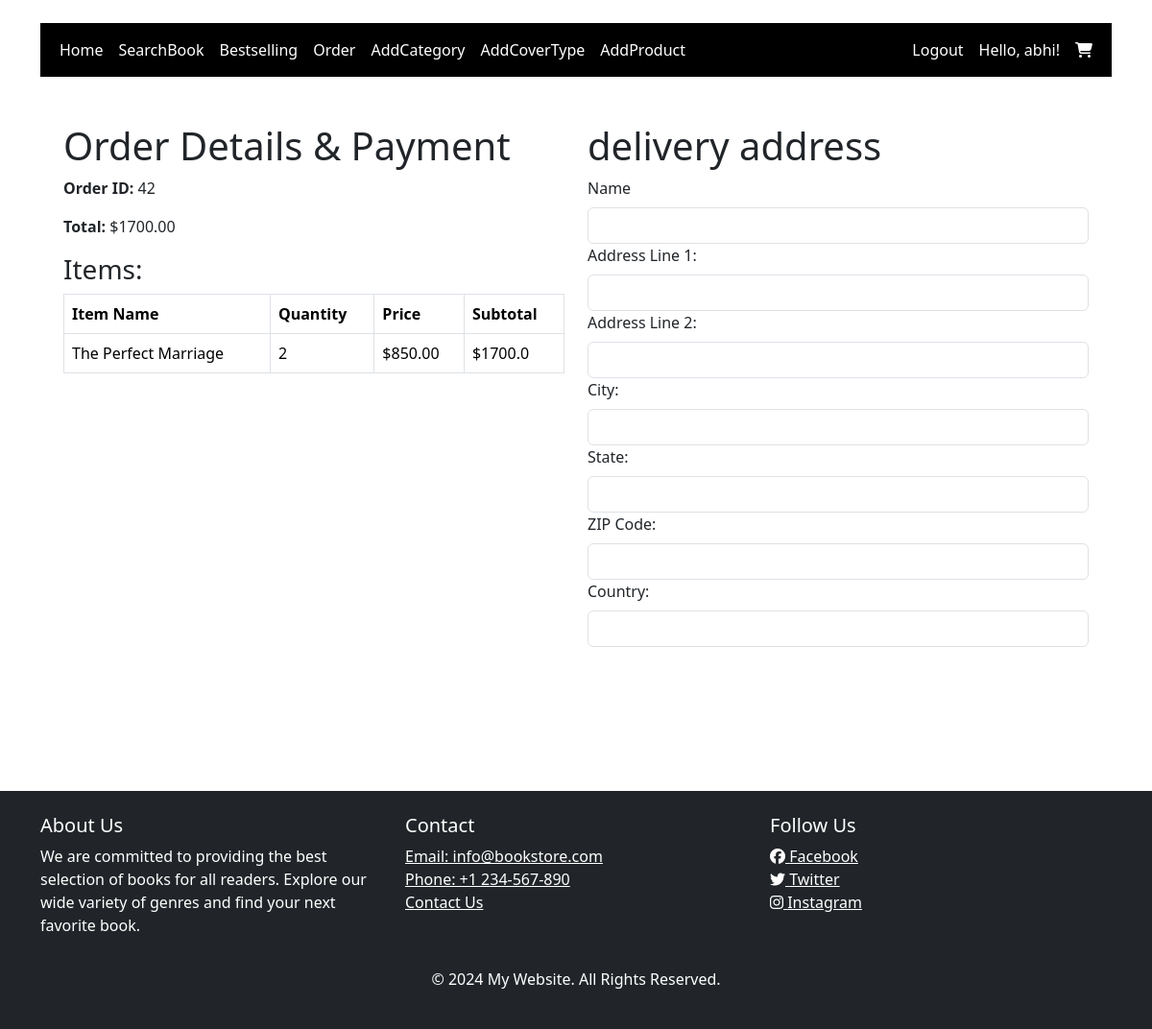
Screenshot of /order/payment/42/ (signed in) with the database file from the repository.
### orders/models.py (models this page shows, shortened)
class Order(models.Model):
    user = models.ForeignKey(User, on_delete=models.CASCADE)
    total = models.DecimalField(max_digits=10, decimal_places=2)
    created_at = models.DateTimeField(auto_now_add=True)
    is_paid = models.BooleanField(default=False)
    STATUS_CHOICES = [
        ('processed', 'Processed'),
        ('shipped', 'Shipped'),
        ('out_for_delivery', 'Out for Delivery'),
        ('delivered', 'Delivered'),
    ]
    status = models.CharField(max_length=20, choices=STATUS_CHOICES, default='processed')
    processed_at = models.DateTimeField(null=True, blank=True)
    shipped_at = models.DateTimeField(null=True, blank=True)
    out_for_delivery_at = models.DateTimeField(null=True, blank=True)
    delivered_at = models.DateTimeField(null=True, blank=True)

class OrderItem(models.Model):
    order = models.ForeignKey(Order, on_delete=models.CASCADE, related_name='items')
    product = models.ForeignKey(Product, on_delete=models.CASCADE)
    quantity = models.PositiveIntegerField()
    price = models.DecimalField(max_digits=10, decimal_places=2)

### store/models.py (models this page shows, shortened)
class Product(models.Model):
    title =models.CharField(max_length=255,unique=True)
    author=models.CharField(max_length=255)
    description=models.TextField()
    isbn=models.CharField(max_length=255)
    price=models.FloatField()
    category=models.ForeignKey(Category, on_delete=models.CASCADE)
    coverType=models.ForeignKey(CoverType, on_delete=models.CASCADE)
    image=models.ImageField(upload_to='product_images/',null=True,blank=True)

### orders/views.py (the view, shortened to what this page needs)
# urls.py: path('payment/<int:order_id>/', payment, name='payment'),
@login_required
def payment(request, order_id):
    order = Order.objects.get(id=order_id, user=request.user)
    context={
        'order':order,
        'stripe_public_key': settings.STRIPE_PUBLIC_KEY,
    }
    return render(request, 'orders/payment.html',context)

### orders/templatetags/custom_filters.py (called while the page is built)
@register.filter
def multiply(value, arg):
    try:
        return float(value) * float(arg)
    except (ValueError, TypeError):
        return 0

### templates/orders/payment.html (shortened to what this page needs)
{% extends 'base/base.html' %}
{% load custom_filters %}
{% block content %}
<div class="container mt-4">
    <div class="row">
        <div class="col-md-6">
            <h1>Order Details & Payment</h1>
            <p><strong>Order ID:</strong> {{ order.id }}</p>
            <p><strong>Total:</strong> ${{ order.total }}</p>
            <h3>Items:</h3>
            <table class="table table-bordered">
                <thead>
                    <tr>
                        <th>Item Name</th>
                        <th>Quantity</th>
                        <th>Price</th>
                        <th>Subtotal</th>
                    </tr>
                </thead>
                <tbody>
                    {% for item in order.items.all %}
                    <tr>
                        <td>{{ item.product.title }}</td>
                        <td>{{ item.quantity }}</td>
                        <td>${{ item.price }}</td>
                        <td>${{ item.quantity|multiply:item.price }}</td>
                    </tr>
                    {% endfor %}
                </tbody>
            </table>
        </div>
        <div class="col-md-6">
            <form method="POST" id="payment-form">
                <h1>delivery address</h1>
                <div class="form-group">
                    <label for="name" class="form-label">Name</label>
                    <input type="text" class="form-control" name="name" id="name" required>
                </div>
                <div class="form-group">
                    <label for="address-line1" class="form-label">Address Line 1:</label>
                    <input type="text" class="form-control" name="address_line1" id="address-line1" required>
                </div>
                <div class="form-group">
                    <label for="address-line2" class="form-label">Address Line 2:</label>
                    <input type="text" class="form-control" name="address_line2" id="address-line2">
                </div>
                <div class="form-group">
                    <label for="city" class="form-label">City:</label>
                    <input type="text" class="form-control" name="city" id="city" required>
                </div>
                <div class="form-group">
                    <label for="state" class="form-label">State:</label>
                    <input type="text" class="form-control" name="state" id="state" required>
                </div>
                <div class="form-group">
                    <label for="zip" class="form-label">ZIP Code:</label>
                    <input type="text" class="form-control" name="zip" id="zip" required>
                </div>
                <div class="form-group">
                    <label for="country" class="form-label">Country:</label>
                    <input type="text" class="form-control" name="country" id="country" required>
                </div>
                <br/>
            </form>
        </div>
    </div>
</div>
{% endblock %}

### templates/base/base.html (shortened to what this page needs)
<!DOCTYPE html>
<html lang="en">
<head>
  {% load django_bootstrap5 %}
  {% bootstrap_css %}
  {% load static %}
  <link rel="stylesheet" href="https://cdnjs.cloudflare.com/ajax/libs/font-awesome/6.5.1/css/all.min.css">
  <link href="https://cdn.jsdelivr.net/npm/bootstrap-icons/font/bootstrap-icons.css" rel="stylesheet">
  <link rel="stylesheet" type="text/css" href="https://cdn.jsdelivr.net/npm/slick-carousel@1.8.1/slick/slick.css" />
  <link rel="stylesheet" type="text/css"
    href="https://cdn.jsdelivr.net/npm/slick-carousel@1.8.1/slick/slick-theme.css" />
</head>
<body>
  <div class="container mt-4">
    <nav class="navbar navbar-expand-lg navbar-light bg-black">
      <div class="container-fluid">
        <div class="collapse navbar-collapse" id="navbarNavDropdown">
          <ul class="navbar-nav">
            <li class="nav-item active">
              <a class="nav-link text-white" href="{% url 'home' %}">Home</a>
            </li>
            <li class="nav-item">
              <a class="nav-link text-white" href="{% url 'search_books' %}">SearchBook</a>
            </li>
            <li class="nav-item">
              <a class="nav-link text-white" href="{% url 'orders:most_sold_book' %}">Bestselling</a>
            </li>
            <li class="nav-item">
              <a class="nav-link text-white" href="{% url 'orders:show_order' %}">Order</a>
            </li>
            <ul class="navbar-nav ms-auto">
              {% if user.is_authenticated and user.is_staff or user.is_superuser %}
              <li class="nav-item">
                <a class="nav-link text-white" href="{% url 'category_page' %}">AddCategory</a>
              </li>
              <li class="nav-item">
                <a class="nav-link text-white" href="{% url 'coverType_page' %}">AddCoverType</a>
              </li>
              <li class="nav-item">
                <a class="nav-link text-white" href="{% url 'product_page' %}">AddProduct</a>
              </li>
              {% endif %}
            </ul>
          </ul>
        </div>
        <ul class="navbar-nav ms-auto">
          {% if user.is_authenticated %}
          <li class="nav-item">
            <a class="nav-link text-white" href="{% url 'logout' %}">Logout</a>
          </li>
          <li class="nav-item">
            <span class="nav-link text-white">Hello, {{ user.username }}!</span>
          </li>
          <li class="nav-item">
            <a class="nav-link text-white" href="{% url 'show_cart' %}">
              <i class="fas fa-shopping-cart"></i>
            </a>
          </li>
          {% endif %}
        </ul>
      </div>
    </nav>
    <div class="container mt-4">
      {% block content %} {% endblock %}
    </div>
  </div>
  <footer class="bg-dark text-white py-4">
    <div class="container">
      <div class="row">
        <div class="col-md-4">
          <h5>About Us</h5>
          <p>We are committed to providing the best selection of books for all readers. Explore our wide variety of
            genres and find your next favorite book.</p>
        </div>
        <div class="col-md-4">
          <h5>Contact</h5>
          <ul class="list-unstyled">
            <li><a href="mailto:info@bookstore.com" class="text-white">Email: info@bookstore.com</a></li>
            <li><a href="tel:+1234567890" class="text-white">Phone: +1 234-567-890</a></li>
            <li><a class="text-white">Contact Us</a></li>
          </ul>
        </div>
        <div class="col-md-4">
          <h5>Follow Us</h5>
          <ul class="list-unstyled">
            <li><a href="https://www.facebook.com" target="_blank" class="text-white"><i class="fab fa-facebook"></i>
                Facebook</a></li>
            <li><a href="https://twitter.com" target="_blank" class="text-white"><i class="fab fa-twitter"></i>
                Twitter</a></li>
            <li><a href="https://www.instagram.com" target="_blank" class="text-white"><i class="fab fa-instagram"></i>
                Instagram</a></li>
          </ul>
        </div>
      </div>
    </div>
    <div class="text-center mt-3">
      <p>&copy; 2024 My Website. All Rights Reserved.</p>
    </div>
  </footer>
</body>
</html>

### templates/base/base.html (style rules this page uses)
html, body { height: 100%; margin: 0; }
.container { min-height: 100%; display: flex; flex-direction: column; }
footer { margin-top: auto; }

### rows the page displays
Order: id "42", total "1700.00"
OrderItem: product "The Perfect Marriage", quantity "2", price "850.00", quantity|multiply "1700.0"

### other values shown
{{ user.username }} "abhi"
